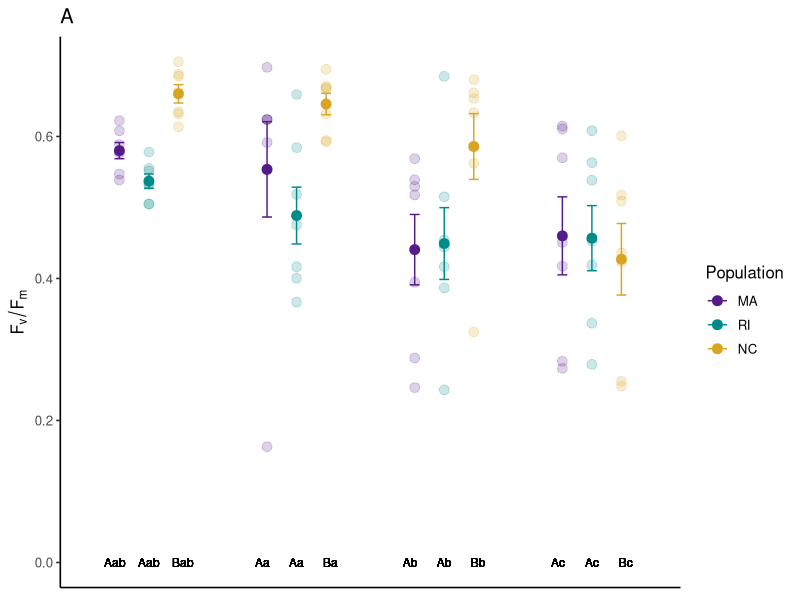

Generate this figure with R: (Note: this script raises an error after producing the figure.)
# DEVA HOLLIMAN
# ASTRANGIA PROJECT
# DATA ANALYSIS
# Generating Figure 3: Fv/Fm, Symbiont Density, and Chlorophyll a 

# Last Updated: 4/9/25

#################### GETTING STARTED ####################

# set wd
setwd("~/Library/CloudStorage/OneDrive-BowdoinCollege/Desktop/Holliman_et_al_JEMBE_edited042025/Data")

# load libraries
library(tidyverse)

pd=position_dodge(width=0.6)

##### Fv/Fm

# Read in data 
pam <- read.csv("pam.csv")
pam <- pam[c(1:568), c(1:14)]

# Make some new columns
pam$meanfvfm <- (pam$Fv.Fm_1 + pam$Fv.Fm_2 + pam$Fv.Fm_3)/3

pam$population <- ifelse(grepl("NC", pam$coral_ID), "NC", 
                         ifelse(grepl("MA", pam$coral_ID), "MA", "RI"))

pam_end <- pam[c(421:488,490:505),]

end_stats <- pam_end %>%
  group_by(population, treatment_temp) %>%
  dplyr::summarize(mean=mean(meanfvfm), sd=sd(meanfvfm), n=n(), se=(sd/sqrt(n)))

end_stats$population <- factor(end_stats$population, levels = c("MA", "RI", "NC"))
end_stats$treatment_temp <- as.factor(end_stats$treatment_temp)

pam_end$population <- factor(pam_end$population, levels = c("MA", "RI", "NC"))
pam_end$treatment_temp <- as.factor(pam_end$treatment_temp)

A <- ggplot(end_stats, aes(x=treatment_temp, y=mean, color=population)) + 
  geom_point(size=3, position=pd)+
  geom_point(data=pam_end, aes(x=treatment_temp, y=meanfvfm, color=population), size=3, alpha=0.2, position=pd)+
  geom_errorbar(aes(ymin=mean-se, ymax=mean+se), width=0.2, position=pd)+
  theme_classic(base_size = 12)+
  labs(title = "A", y = expression(F[v]/F[m]), x = "Treatment (°C)", color = "Population")+
  scale_color_manual(values=c("purple4","cyan4", "goldenrod"))+
  theme(axis.title.x = element_blank(), axis.text.x = element_blank(), axis.ticks.x = element_blank())+
  geom_text(aes(x = 0.77, y = 0, label = "Aab"), size = 3, color="black")+ 
  geom_text(aes(x = 1.0, y = 0, label = "Aab"), size = 3, color="black")+
  geom_text(aes(x = 1.23, y = 0, label = "Bab"), size = 3, color="black")+
  ##
  geom_text(aes(x = 1.77, y = 0, label = "Aa"), size = 3, color="black")+ 
  geom_text(aes(x = 2.0, y = 0, label = "Aa"), size = 3, color="black")+
  geom_text(aes(x = 2.23, y = 0, label = "Ba"), size = 3, color="black")+
  ##
  geom_text(aes(x = 2.77, y = 0, label = "Ab"), size = 3, color="black")+ 
  geom_text(aes(x = 3.0, y = 0, label = "Ab"), size = 3, color="black")+
  geom_text(aes(x = 3.23, y = 0, label = "Bb"), size = 3, color="black")+
  ##
  geom_text(aes(x = 3.77, y = 0, label = "Ac"), size = 3, color="black")+ 
  geom_text(aes(x = 4.0, y = 0, label = "Ac"), size = 3, color="black")+
  geom_text(aes(x = 4.23, y = 0, label = "Bc"), size = 3, color="black")

A

##### Symbiont Density 

# Load in data
sym <- read.csv("sym_count.csv")

options(scipen=0)

#New columns to calculate 
sym$total_sym_number = sym$mean_sym*(sym$total_solution_volume_ul/sym$hemo_vol_ul)

sym
# Create new columns
sym$sym_sci <- sym$total_sym_number / 1000000

# Make new dfs
sym_exp <- sym[c(25:108), c(1,2,7,14,15)]
# delete MAH (outlier) from sym
sym_exp <- sym_exp[-c(56),]
sym_T0 <- sym[c(1:24),c(1,2,7,14,15)]

sym_exp$population <- ifelse(grepl("NC", sym_exp$coral_ID), "NC", 
                             ifelse(grepl("MA", sym_exp$coral_ID), "MA","RI"))

sym_T0$population <- ifelse(grepl("NC", sym_T0$coral_ID), "NC", 
                            ifelse(grepl("MA", sym_T0$coral_ID), "MA","RI"))

Tend_sym_density <- sym_exp %>%
  group_by(treatment_temp, population) %>%
  summarize(mean=mean(sym_sci), sd=sd(sym_sci), n=n(), se=(sd/sqrt(n)))

Tend_sym_density$timepoint <- "End"

T0_sym_density <- sym_T0 %>%
  group_by(treatment_temp, population) %>%
  summarize(mean=mean(sym_sci), sd=sd(sym_sci), n=n(), se=(sd/sqrt(n)))

T0_sym_density$timepoint <- "Start"

# Combine tables 
bleach <- rbind(Tend_sym_density, T0_sym_density)

bleach$treatment_temp[is.na(bleach$treatment_temp)] <- "T0 Control"

bleach$timepoint <- factor(bleach$timepoint, levels = c("Start", "End"))
bleach$population <- factor(bleach$population, levels = c("MA", "RI", "NC"))
bleach$treatment_temp <- factor(bleach$treatment_temp, levels = c("T0 Control", "18", "22", "28", "32"))

sym$treatment_temp[is.na(sym$treatment_temp)] <- "T0 Control"

sym$population <- ifelse(grepl("NC", sym$coral_ID), "NC", 
                         ifelse(grepl("MA", sym$coral_ID), "MA","RI"))

sym$population <- factor(sym$population, levels = c("MA", "RI", "NC"))
sym$treatment_temp <- factor(sym$treatment_temp, levels = c("T0 Control", "18", "22", "28", "32"))

pd=position_dodge(width=0.4)

# Graph this
ggplot(bleach, aes(x=population, y=mean, color=treatment_temp)) + 
  geom_point(size=3, position=pd)+
  geom_point(data=sym, aes(x=population, y=sym_sci, color=treatment_temp), size=3, alpha=0.2, position=pd)+
  geom_errorbar(aes(ymin=mean-se, ymax=mean+se), width=0.2, position=pd)+
  theme_classic()+
  ylab("Symbiont Density (10^6 cells / cm^2)")+
  xlab("Population")+
  labs(color="Treatment (°C)")+
  scale_color_manual(labels=c("T0 Control" = "Control", "18" = "18.7", "22" = "22.4","28" = "28.0", "32" = "31.5"), values=c("grey57", "purple4","cyan4", "springgreen4", "goldenrod"))

anova_sym <- aov(sym_sci ~ treatment_temp*population, data = sym)
summary(anova_sym)
tukey_sym<-TukeyHSD(anova_sym)
tukey_sym

####### SYM but no control

bleach_end <- bleach[c(1:12),]
sym_end <- sym[-c(1:24),]

B <- ggplot(bleach_end, aes(x=treatment_temp, y=mean, color=population)) + 
  geom_point(size=3, position=pd)+
  geom_point(data=sym_end, aes(x=treatment_temp, y=sym_sci, color=population), size=3, alpha=0.2, position=pd)+
  geom_errorbar(aes(ymin=mean-se, ymax=mean+se), width=0.2, position=pd)+
  theme_classic(base_size = 12)+
  labs(title = "B", y = expression("Sym Density" ~ (10^6 ~ "cells" ~ "/" ~ cm^2)), x = "Treatment (°C)", color = "Population")+
  scale_color_manual(values=c("purple4","cyan4", "goldenrod"))+
  theme(axis.title.x = element_blank(), axis.text.x = element_blank(), axis.ticks.x = element_blank())+
  geom_text(aes(x = 0.77, y = 0, label = "ab"), size = 3, color="black")+ 
  geom_text(aes(x = 1.0, y = 0, label = "ab"), size = 3, color="black")+
  geom_text(aes(x = 1.23, y = 0, label = "ab"), size = 3, color="black")+
  ##
  geom_text(aes(x = 1.77, y = 0, label = "a"), size = 3, color="black")+ 
  geom_text(aes(x = 2.0, y = 0, label = "a"), size = 3, color="black")+
  geom_text(aes(x = 2.23, y = 0, label = "a"), size = 3, color="black")+
  ##
  geom_text(aes(x = 2.77, y = 0, label = "ab"), size = 3, color="black")+ 
  geom_text(aes(x = 3.0, y = 0, label = "ab"), size = 3, color="black")+
  geom_text(aes(x = 3.23, y = 0, label = "ab"), size = 3, color="black")+
  ##
  geom_text(aes(x = 3.77, y = 0, label = "b"), size = 3, color="black")+ 
  geom_text(aes(x = 4.0, y = 0, label = "b"), size = 3, color="black")+
  geom_text(aes(x = 4.23, y = 0, label = "b"), size = 3, color="black")

plot(B)

anova_sym2 <- aov(sym_sci ~ treatment_temp*population, data = sym_end)
summary(anova_sym2)
tukey_sym2<-TukeyHSD(anova_sym2)
tukey_sym2

##### Chlorophyll a 

# Read in data
chla <- read.csv("chla_hplc.csv")

#delete MAV, outlier
chla <- chla[-c(31),]

# Take out LAHP and DAHP 
hp <- chla[c(1:6),]

# Delete LAHP and DAHP from chla
chla <- chla[-c(1:6),]

chla$treatment_temp[is.na(chla$treatment_temp)] <- "Control"

#################### REPLICATES ####################

# Average replicates FIRST, then do stats
# Replicates are NCV, NCW, NCX, and RIF

rep <- chla[c(55:60,70,71),]
rep_mean <- rep %>%
  group_by(coral_ID) %>%
  summarize(mean=mean(peak_area), sd=sd(peak_area), n=n(), se=(sd/sqrt(n)))

chla_no_reps <- chla[-c(55:60,70,71),]

rep <- rep[c(1,3,5,7),]

rep_mean_only <- rep_mean[,c(2)]
rep <- cbind(rep_mean_only, rep)

rep<- rep[,-c(5)]
rep$peak_area <- rep$mean
rep<- rep[,-c(1)]

chla <- rbind(rep, chla_no_reps)

#################### MAKE A FEW MORE COLUMNS ####################

# HPLC samples contained 18% of the total symbionts for each coral
# Therefore, chla/cell = peak_area / .18(sym_number_sample)

# For units of picomoles, need to multiply injection volume by 0.888

chla$chla_per_cell <- ((chla$peak_area*0.888) / (.18 * (chla$sym_number_sample)))

# Need to add population column 

chla$population <- ifelse(grepl("NC", chla$coral_ID), "NC", 
                          ifelse(grepl("MA", chla$coral_ID), "MA", 
                                 ifelse(grepl("RI", chla$coral_ID), "RI", "blank")))

# Chla density 
chla$chla_density <- ((chla$peak_area*0.888) / (.18 * (chla$surface_area)))

#chla$treatment_temp <- factor(chla$treatment_temp, levels = c("NA", "18", "22", "28","32"))

#################### SUMMARY STATS ####################

chla_cell_stats <- chla %>%
  group_by(population, treatment_temp) %>%
  summarize(mean=mean(chla_per_cell), sd=sd(chla_per_cell), n=n(), se=(sd/sqrt(n)))

chla_area_stats <- chla %>%
  group_by(population, treatment_temp) %>%
  summarize(mean=mean(chla_density), sd=sd(chla_density), n=n(), se=(sd/sqrt(n)))

#################### MAKE A QUICK FIGURE ####################

pd=position_dodge(width=0.4)

chla$population <- factor(chla$population, levels = c("MA", "RI", "NC"))
chla_cell_stats$population <- factor(chla_cell_stats$population, levels = c("MA", "RI", "NC"))
chla_area_stats$population <- factor(chla_area_stats$population, levels = c("MA", "RI", "NC"))
chla_cell_stats$treatment_temp <- as.factor(chla_cell_stats$treatment_temp)
chla_cell_stats$treatment_temp <- factor(chla_cell_stats$treatment_temp, levels = c("Control","18","22","28","32"))


##### Minus Control 
chla_area_stats_nocontrol <- chla_area_stats[-c(5,10,15),]
chla_nocontrol <- subset(chla,treatment_temp!="Control")

C <- ggplot(chla_area_stats_nocontrol, aes(x=treatment_temp, y=mean, color=population))+
  geom_errorbar(aes(x=treatment_temp, ymin=mean-se, ymax=mean+se), width=0.2, position=pd)+
  geom_point(size=3, position=pd)+
  geom_point(data=chla_nocontrol, aes(x=treatment_temp, y=chla_density, color=population), size=3, alpha=0.2, position=pd)+
  theme_classic(base_size = 12)+
  labs(title = "C", y = expression("Chlorophyll a" ~ (pmol / cm^2)), x = "Treatment (°C)", color = "Population")+
  scale_color_manual(values=c("purple4","cyan4", "goldenrod"))+
  geom_text(aes(x = 0.77, y = 0, label = "a"), size = 3, color="black")+ 
  geom_text(aes(x = 1.0, y = 0, label = "a"), size = 3, color="black")+
  geom_text(aes(x = 1.23, y = 0, label = "a"), size = 3, color="black")+
  ##
  geom_text(aes(x = 1.77, y = 0, label = "a"), size = 3, color="black")+ 
  geom_text(aes(x = 2.0, y = 0, label = "a"), size = 3, color="black")+
  geom_text(aes(x = 2.23, y = 0, label = "a"), size = 3, color="black")+
  ##
  geom_text(aes(x = 2.77, y = 0, label = "a"), size = 3, color="black")+ 
  geom_text(aes(x = 3.0, y = 0, label = "a"), size = 3, color="black")+
  geom_text(aes(x = 3.23, y = 0, label = "a"), size = 3, color="black")+
  ##
  geom_text(aes(x = 3.77, y = 0, label = "a"), size = 3, color="black")+ 
  geom_text(aes(x = 4.0, y = 0, label = "a"), size = 3, color="black")+
  geom_text(aes(x = 4.23, y = 0, label = "a"), size = 3, color="black")


C

######### MAKING THE FINAL FIGURE
library(patchwork)

final_plot <- A + B + C + 
  plot_layout(nrow = 3) 

final_plot
